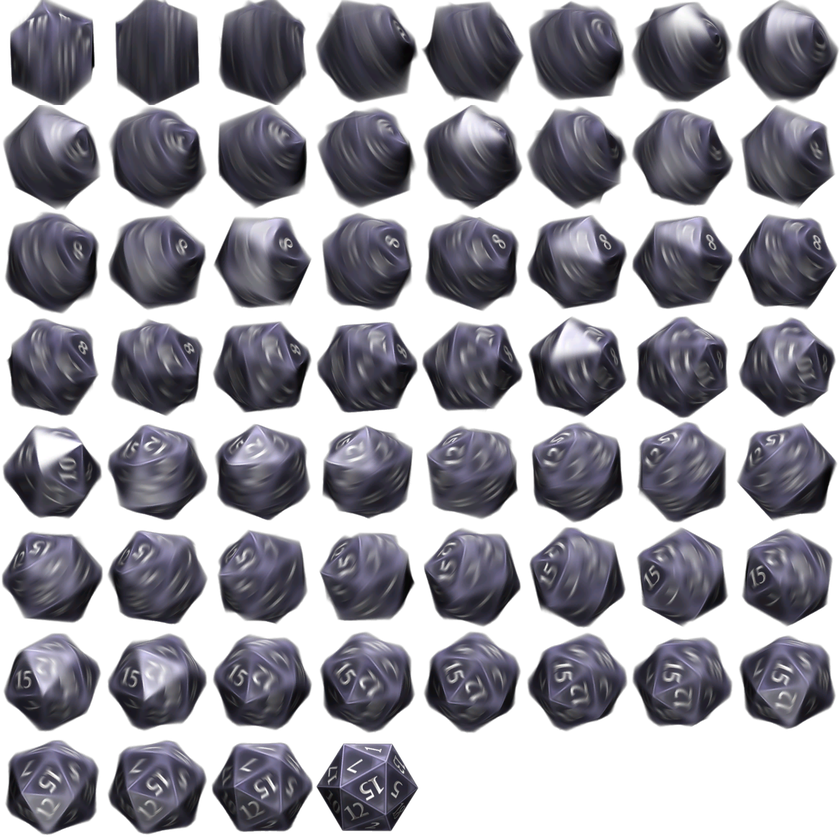
#> input picture src/bg3dice/assets/single_roll.png, 840 x 840 px, shrunk from 2048 x 2048 before the run; the run also reads 1 picture not shown here
$ python bg3dice.py
#> lines starting #> are read from the running program, lines starting #| are printed output that depends on the picture
from PIL import Image
import random
from pathlib import Path
from typing import List, Tuple
import time
from argparse import ArgumentParser
from os.path import dirname, join as joinpath
DATADIR = Path(dirname(__file__))
def _gen_between_points(start, end, num_points):
    """Генерирует список точек между start и end."""
    points = []
    for i in range(num_points):
        t = i / (num_points - 1)
        x = start[0] + t * (end[0] - start[0])
        y = start[1] + t * (end[1] - start[1])
        points.append((x, y))
    return points


class SpriteSheet:
    def __init__(self, image_path: str | Path, rows: int, cols: int):
        self.image = Image.open(image_path)
        self.rows = rows
        self.cols = cols
        self.frame_width = self.image.width // cols
        self.frame_height = self.image.height // rows
        self.frames = []
        for r in range(rows):
            for c in range(cols):
                frame = self.image.crop((
                    c * self.frame_width,
                    r * self.frame_height,
                    (c + 1) * self.frame_width,
                    (r + 1) * self.frame_height
                ))
                self.frames.append(frame)

    def get_frame(self, index: int) -> Image.Image:
        return self.frames[index % len(self.frames)]


class SpriteRenderer:
    def __init__(self, sprite: SpriteSheet, start: int, end: int | None = None):
        self.sprite = sprite
        self.start = start
        if end is None:
            self.end = start + len(sprite.frames) - 1
        else:
            self.end = end

    def render_frame(self, iframe: int, canvas: Image.Image, position: Tuple[float, float] = (0, 0)) -> Image.Image:
        canvas = canvas.copy()
        if self.start <= iframe < self.end:
            cur = self.sprite.get_frame(iframe - self.start)
            p_pixel = (int(position[0] * canvas.width) - cur.width //
                       2, int(position[1] * canvas.height) - cur.height // 2)
            canvas.paste(cur, p_pixel, cur)
        return canvas


class SpriteRendererMove(SpriteRenderer):
    def __init__(self, sprite: SpriteSheet, start, rel_points: List[Tuple[int, int]], frames_bw_points: List[int] = []):
        end = start + sum(frames_bw_points) - len(rel_points) + 1
        super().__init__(sprite, start, end)
        self.points = []
        for i, count in enumerate(frames_bw_points):
            p_start = rel_points[i]
            p_end = rel_points[i + 1]
            between_points = _gen_between_points(p_start, p_end, count)
            # исключаем последнюю точку, чтобы не дублировать
            self.points += between_points[:-1]
        self.points.append(rel_points[-1])  # добавляем последнюю точку

    def render_frame(self, iframe, canvas, position=(0, 0)):
        canvas = canvas.copy()
        if self.start <= iframe < self.end:
            p = self.points[iframe - self.start]
            return super().render_frame(iframe, canvas, p)
        return canvas


class StaticSpriteRenderer(SpriteRenderer):
    def __init__(self, sprite: SpriteSheet, start, end, frame_index):
        super().__init__(sprite, start, end)
        self.frame_index = frame_index

    def render_frame(self, iframe, canvas, position):
        if self.start <= iframe < self.end:
            return super().render_frame(self.start + self.frame_index, canvas, position)
        return canvas


class RotatedSpriteRenderer(SpriteRenderer):
    def __init__(self, sprite: SpriteSheet, start: int, end: int | None = None, angle=0, flip=False):
        super().__init__(sprite, start, end)
        self.angle = angle
        self.flip = flip

    def render_frame(self, iframe: int, canvas: Image.Image, position) -> Image.Image:
        canvas = canvas.copy()
        if self.start <= iframe < self.end:
            cur = self.sprite.get_frame(iframe - self.start)
            if self.flip:
                cur = cur.transpose(Image.FLIP_TOP_BOTTOM)
            cur = cur.rotate(self.angle, expand=True)
            p_pixel = (int(position[0] * canvas.width) - cur.width //
                       2, int(position[1] * canvas.height) - cur.height // 2)
            canvas.paste(cur, p_pixel, cur)
        return canvas


def render_animation(n : int | None = None) -> Tuple[List[Image.Image], int]:
    """
    Generates an animation sequence for a dice roll, including various visual effects.
    Args:
        n (int | None, optional): The result of the dice roll. If None, a random value
            between 0 and 19 is generated. Defaults to None.
    Returns:
        Tuple[List[Image.Image], int]: A tuple containing:
            - A list of PIL Image objects representing the frames of the animation.
            - The dice roll result (either the provided `n` or the randomly generated value).
    Notes:
        - The function uses several sprite sheets to render different visual effects,
          such as dice rolling, explosions, and shines.
        - The animation consists of 128 frames.
        - The background image is loaded from the "roll_frame.png" asset.
        - The function relies on external classes like `SpriteSheet`, `SpriteRendererMove`,
          `StaticSpriteRenderer`, `SpriteRenderer`, and `RotatedSpriteRenderer` for rendering.
    """

    if n is None:
        random.seed(time.time())
        n = random.randint(0, 19)
    s_dice_roll = SpriteSheet(DATADIR/ "assets/single_roll.png", 8, 8)
#> in __init__, self.image is the input picture: PIL image 840x840 RGBA; mean R, G, B, A 43.8, 42.5, 50.1, 140.8
#> after the loop in __init__, `for r in range(rows):`: self.frames = 64 items
    s_dice = SpriteSheet(DATADIR/ "assets/d20.png", 5, 5)
#> call 2 of __init__, with rows = 5, cols = 5
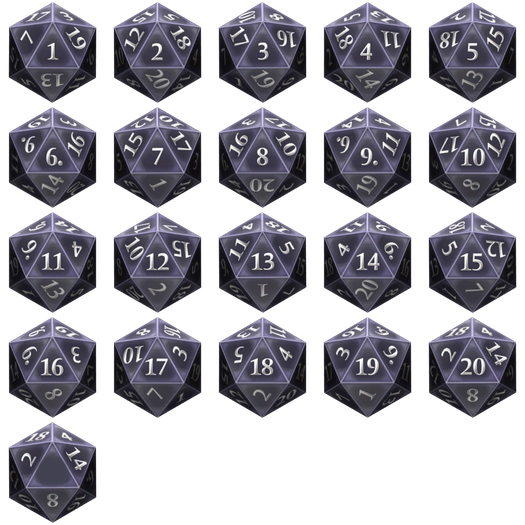
#> input picture src/bg3dice/assets/d20.png, 525 x 525 px, shrunk from 1280 x 1280 before the run
#> in __init__, self.image is the input picture: PIL image 525x525 RGBA; mean R, G, B, A 41.7, 40.4, 48.1, 127.1
#> after the loop in __init__ (call 2), `for r in range(rows):`: self.frames = 25 items
    s_dice_explosion = SpriteSheet(DATADIR/ "assets/popExplosion.png", 4, 4)
#> call 3 of __init__, with rows = 4, cols = 4
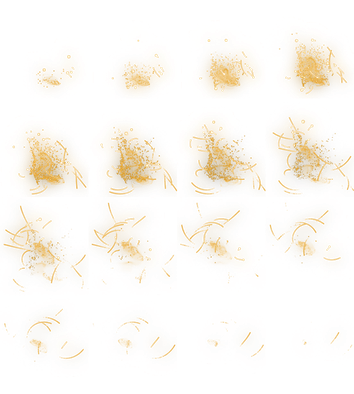
#> input picture src/bg3dice/assets/popExplosion.png, 354 x 394 px, shrunk from 864 x 960 before the run
#> in __init__, self.image is the input picture: PIL image 354x394 RGBA; mean R, G, B, A 106.1, 63, 10.8, 14.8
#> after the loop in __init__ (call 3), `for r in range(rows):`: self.frames = 16 items
    s_dice_shine = SpriteSheet(DATADIR/ "assets/d20Shine.png", 5, 6)
    s_dice_hit = SpriteSheet(DATADIR/ "assets/d20Explosion.png", 6, 6)
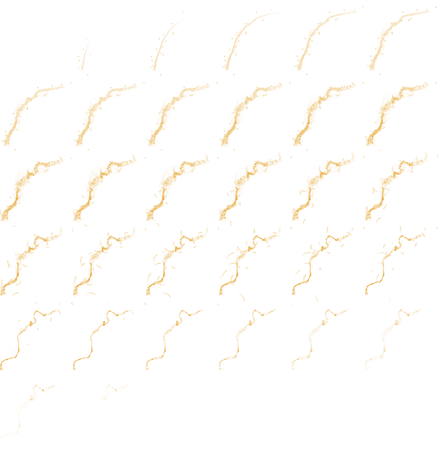
#> input picture src/bg3dice/assets/d20Explosion.png, 438 x 453 px, shrunk from 1068 x 1104 before the run
#> in __init__, self.image is the input picture: PIL image 438x453 RGBA; mean R, G, B, A 30.2, 24.3, 13.5, 6.4
#> after the loop in __init__ (call 5), `for r in range(rows):`: self.frames = 36 items
    s_dice_roll_renderer = SpriteRendererMove(s_dice_roll, 0,
                                              [
                                                  (0.5, 0.5),
                                                  (0.2, 0.7),
                                                  (0.3, 0.8),
                                                  (0.8, 0.5),
                                                  (0.3, 0.2),
                                                  (0.2, 0.3),
                                                  (0.5, 0.5)
                                              ],
                                              [7, 5, 14, 15, 8, 14]
                                              )
    s_dice_renderer = StaticSpriteRenderer(
        s_dice, s_dice_roll_renderer.end, 128, n)
    s_dice_explosion_renderer = SpriteRenderer(
        s_dice_explosion, s_dice_roll_renderer.end - 1)
#> in __init__ (call 3), `self.end = start + len(sprite.frames) - 1`: self.end = 71
    s_dice_shine_renderer = SpriteRenderer(
        s_dice_shine, s_dice_roll_renderer.end)

    s_dice_hit_left_renderer = RotatedSpriteRenderer(
        s_dice_hit, 7-1, None, angle=0, flip=True)
#> in __init__ (call 5), `self.end = start + len(sprite.frames) - 1`: self.end = 41
    s_dice_hit_right_renderer = RotatedSpriteRenderer(
        s_dice_hit, 7+5+14-1, None, angle=180-45, flip=True)
    s_dice_hit_top_renderer = RotatedSpriteRenderer(
        s_dice_hit, 7+5+14+15-1, None, angle=-90, flip=True)

    bg = Image.open(DATADIR/ "assets/roll_frame.png")

    result_frames = []
    for i in range(128):
        frame = bg.copy()
        frame = s_dice_hit_left_renderer.render_frame(i, frame, (0.15, 0.85))
        frame = s_dice_hit_right_renderer.render_frame(i, frame, (0.83, 0.48))
        frame = s_dice_hit_top_renderer.render_frame(i, frame, (0.15, 0.17))
        frame = s_dice_roll_renderer.render_frame(i, frame)
        frame = s_dice_renderer.render_frame(i, frame, (0.5, 0.5))
        frame = s_dice_explosion_renderer.render_frame(i, frame, (0.5, 0.45))
        frame = s_dice_shine_renderer.render_frame(i, frame, (0.5, 0.5))
        result_frames.append(frame)
    return (result_frames, n)


def save_animation(result_frames: List[Image.Image], output_gif: str):
    """
    Saves a sequence of image frames as an animated GIF.
    Args:
        result_frames (List[Image.Image]): A list of PIL Image objects representing the frames of the animation.
        output_gif (str): The file path where the animated GIF will be saved.
    The first frame in the `result_frames` list is used as the base frame, and the remaining frames are appended to it.
    The animation loops infinitely and each frame is displayed for 32 milliseconds.
    """

    result_frames[0].save(
        output_gif,
        save_all=True,
        append_images=result_frames[1:],
        loop=0,
        duration=32
    )

def _parse_args():
    parser = ArgumentParser(description="Render a BG3 dice roll animation.")
    parser.add_argument(
        "-n", "--number",
        type=int,
        choices=range(0, 20),
        help="The dice number to roll (0-19). If not provided, a random number will be chosen."
    )
    parser.add_argument(
        "-o", "--output",
        type=str,
        default="output.gif",
        help="The output GIF file name. Default is 'output.gif'."
    )
    parser.add_argument(
        "-s", "--silent",
        action="store_true",
        help="If set, suppresses console output.",
        default=False
    )
    return parser.parse_args()

def main():
    args = _parse_args()
    frames, n = render_animation(args.number)
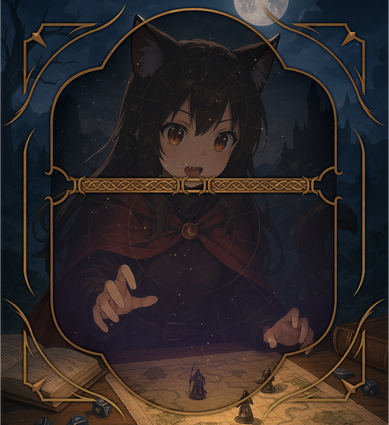
#> input picture src/bg3dice/assets/roll_frame.png, 389 x 425 px, shrunk from 948 x 1036 before the run
#> in render_animation, bg is the input picture: PIL image 389x425 RGBA; mean R, G, B, A 46.1, 39.7, 39.6, 254.6
#> the loop in render_animation, `for i in range(128):` made 128 passes
#> pass 1, in render_frame, `cur = self.sprite.get_frame(iframe - self.start)`:
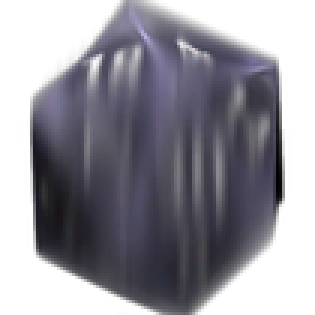
#> cur: PIL image 105x105 RGBA (shown 3 times larger); mean R, G, B, A 46.1, 44.5, 53.5, 150.5; transparent parts drawn white
#> pass 2, in render_frame (call 4), `cur = self.sprite.get_frame(iframe - self.start)`:
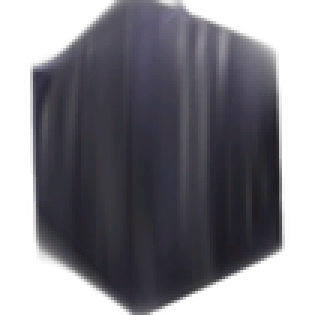
#> cur: PIL image 105x105 RGBA (shown 3 times larger); mean R, G, B, A 35.1, 34.1, 40.8, 156.8; transparent parts drawn white
#> pass 2, in render_animation, `frame = s_dice_roll_renderer.render_frame(i, frame)`:
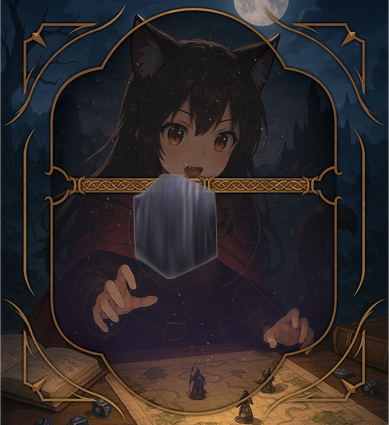
#> frame: PIL image 389x425 RGBA; mean R, G, B, A 46.4, 40.5, 40.8, 254.2; transparent parts drawn white
#> after the loop in render_animation, `for i in range(128):`: result_frames = 128 items
#> frames = 128 items; n = 5
    save_animation(frames, args.output)
    if not args.silent:
        print(f"Dice roll animation saved to {args.output} with number {n + 1}.")
#| Dice roll animation saved to output.gif with number 6.

if __name__ == "__main__":
    main()
